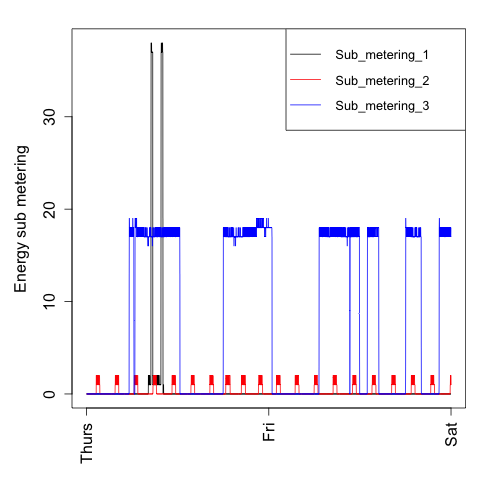

R code for this plot:
#load data 2007/02/01~2007/02/03 for plot data and axis thur~sat
household_data <- getData(fileName, 
                          skip = 63000, nrows = 20000, 
                          header = TRUE, sep =";", stringsAsFactors =  FALSE)

subset_household_data <- filter(household_data, 
                                year == 2007 & month == 2 & mday %in% c(1,2) )


par(mfrow = c(1, 1), mar = c(5, 5, 2, 1))

#plot EnergySubMetring 1~3  (Y), datetime(X), bty to set legent box
plotEnergySubMetering(subset_household_data)

#set X-Axis by the weekday of datetime at 00:00:00
setXAxis(household_data)

dev.copy(png, file = "plot3.png", width=480, height=480, units = "px")  ## Copy my plot to a PNG file
dev.off()  ## Don't forget to close the PNG device!

